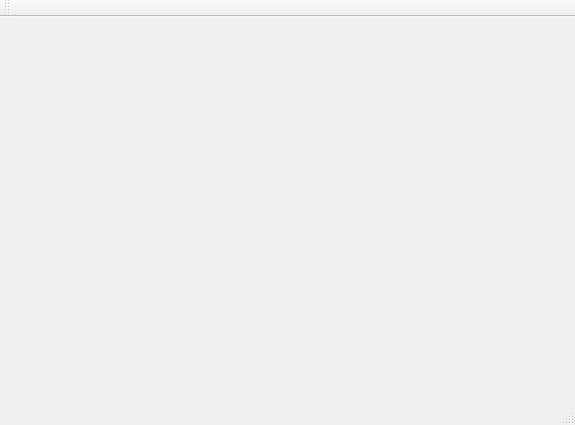
<?xml version="1.0" encoding="UTF-8"?>
<ui version="4.0">
 <class>MainWindow</class>
 <widget class="QMainWindow" name="MainWindow">
  <property name="geometry">
   <rect>
    <x>0</x>
    <y>0</y>
    <width>575</width>
    <height>425</height>
   </rect>
  </property>
  <property name="windowTitle">
   <string>MainWindow</string>
  </property>
  <widget class="QWidget" name="centralWidget"/>
  <widget class="QMenuBar" name="menuBar">
   <property name="geometry">
    <rect>
     <x>0</x>
     <y>0</y>
     <width>575</width>
     <height>25</height>
    </rect>
   </property>
  </widget>
  <widget class="QToolBar" name="mainToolBar">
   <attribute name="toolBarArea">
    <enum>TopToolBarArea</enum>
   </attribute>
   <attribute name="toolBarBreak">
    <bool>false</bool>
   </attribute>
  </widget>
  <widget class="QStatusBar" name="statusBar"/>
 </widget>
 <layoutdefault spacing="6" margin="11"/>
 <resources/>
 <connections/>
</ui>
